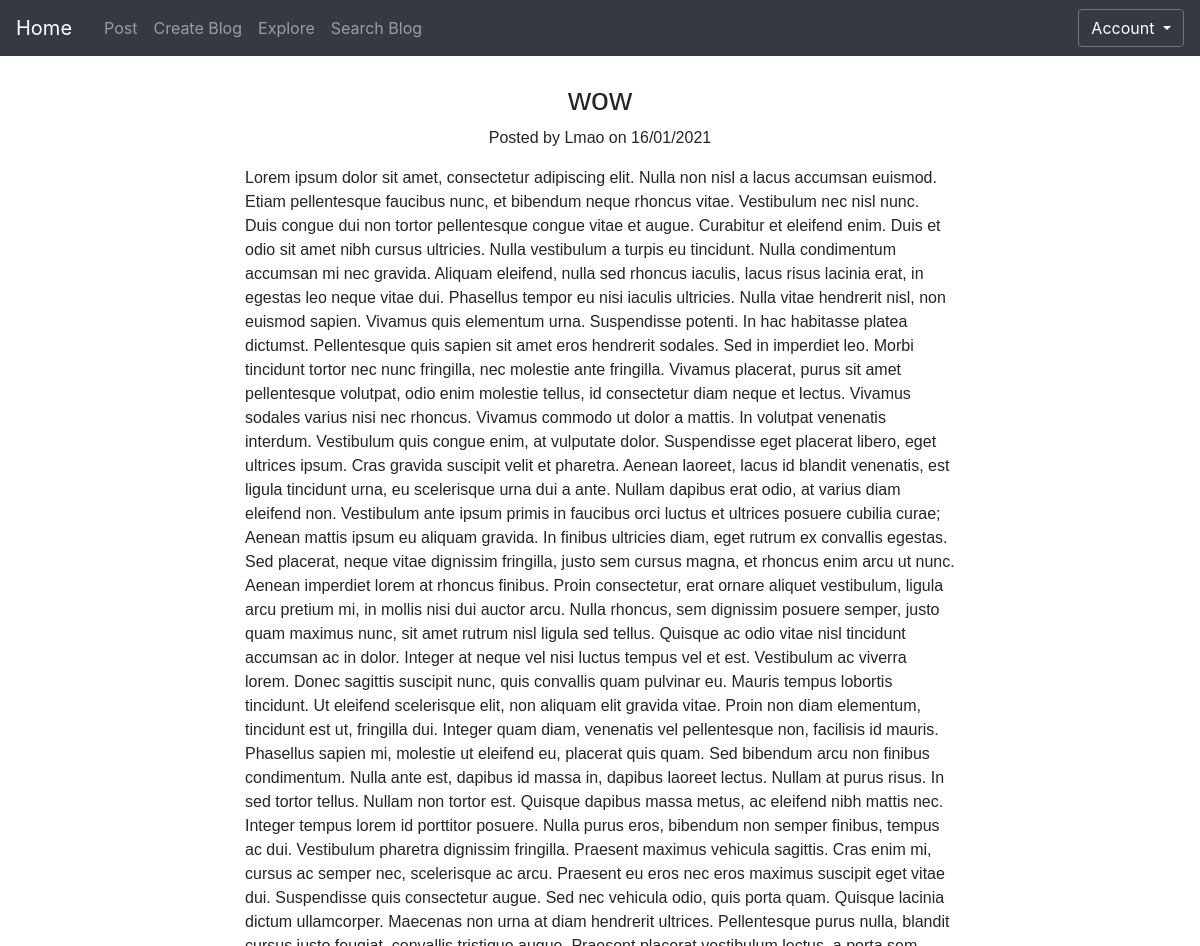
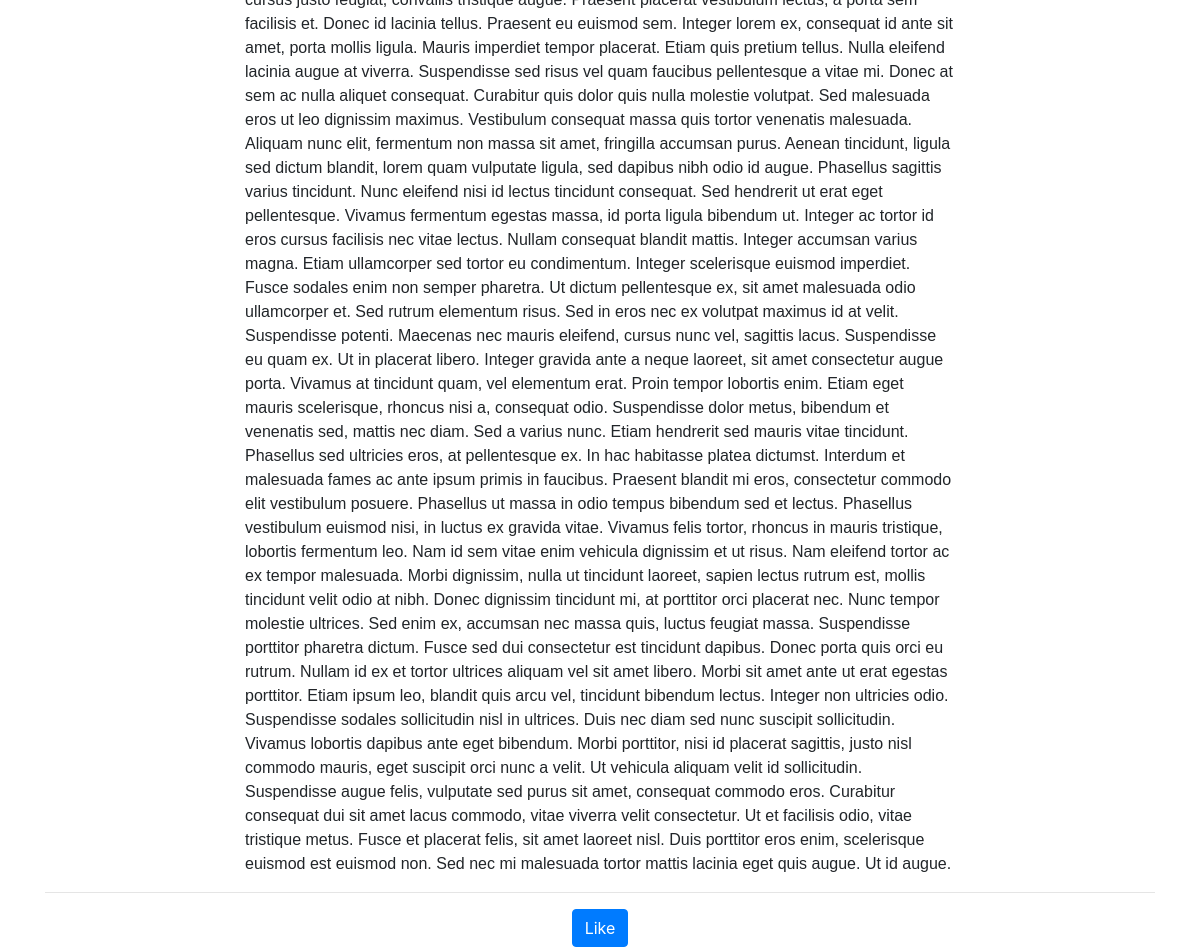
Before: /post/1 (signed in) with the older database file (2 pictures, top to bottom).
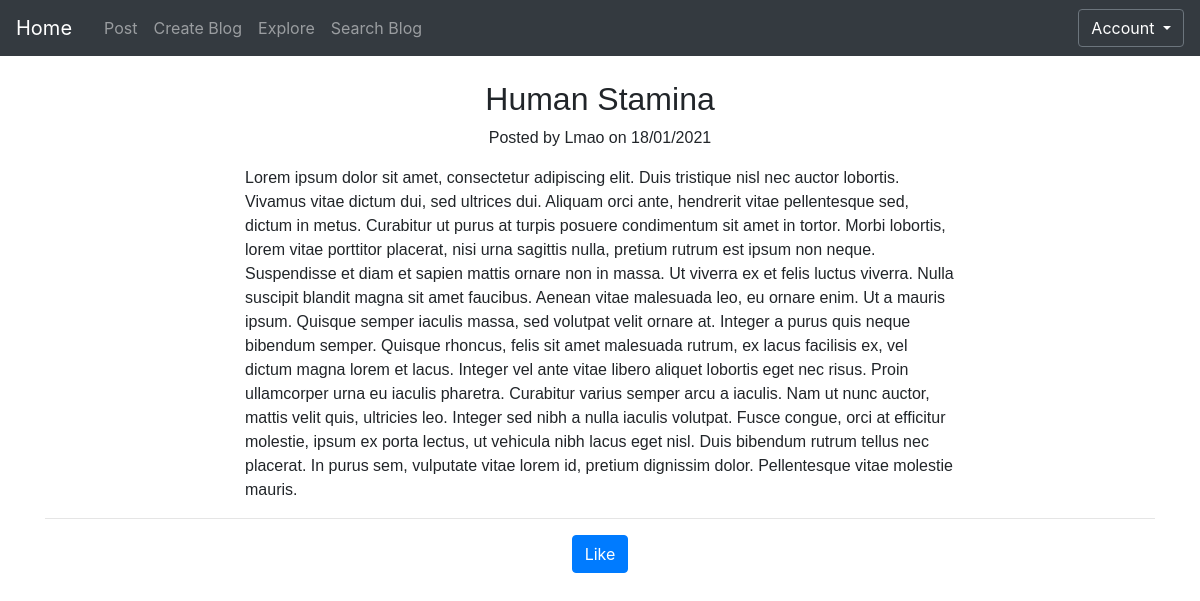
After: the same page with the newer database file.
### app/models.py (models this page shows)
class Posts(db.Model):
    id = db.Column(db.Integer, primary_key=True)
    date = db.Column(db.DateTime)
    title = db.Column(db.String(500))
    body= db.Column(db.String(2000))
    author = db.Column(db.String(20))
    image_name=db.Column(db.String(200))
    blog_id=db.Column(db.Integer,db.ForeignKey('blog.id'))

### app/views.py (the view)
@app.route('/post/<int:post_id>')
@login_required
def post(post_id):
	try:
		post = Posts.query.get_or_404(post_id)
		return render_template('post_page.html', post=post)
	except :
		logger.error(current_user.username + " tried to access a non-existing post.")
		flash('This post does not exist.', 'danger')
		return redirect(url_for('home'))

### app/models.py (called while the page is built)
    def has_liked_post(self, posts):
        return self.liked_posts.filter_by(
          id=posts.id).first() is not None

### app/views.py (called while the page is built)
@login_manager.user_loader
def load_user(user_id):
	return User.query.get(int(user_id))

### app/templates/post_page.html (shortened to what this page needs)
{% extends "base.html" %}
{% block content %}
<br>
<div class="text-center post-head">
      <h2 class="post-title">
        {{ post.title }}
      </h2>
    <p class="post-meta">Posted by Lmao on {{ post.date.strftime('%d/%m/%Y') }}</p>
  </div>
  <article>
    <div class="container">
      <div class="row">
        <div class="col-lg-8 col-md-10 mx-auto">
          {{ post.body }}
        </div>
      </div>
  </article>
  <div class="text-center">
    <hr>
      {% if current_user.has_liked_post(post) %}
            <button class="btn btn-primary unlikeButton" post_id="{{  post.id }}">Unlike</button>
            {% else %}
            <button class="btn btn-primary likeButton" post_id="{{ post.id }}">Like</button>
            {% endif %}
            </div>
  </div>
{% endblock %}

### app/templates/base.html (shortened to what this page needs)
<!DOCTYPE html>
<html>
  <head>
    <link rel="stylesheet" href="https://stackpath.bootstrapcdn.com/bootstrap/4.2.1/css/bootstrap.min.css">
    <link rel= "stylesheet" type= "text/css" href= "{{ url_for('static',filename='mainpage.css') }}">
  </head>
  <body>
  </body>
  <nav class="navbar navbar-expand-sm navbar-dark bg-dark nav-cutom">
      <a class="navbar-brand mr-4" href="/home">Home</a>
    <ul class="navbar-nav nav-fill w-100">
    <div class="collapse navbar-collapse" id="navbarSupportedContent">
      <ul class="navbar-nav mr-auto nv">
        {% if current_user.is_authenticated %}
        <li class="nav-item"><a class="nav-link" href="/post_blog">Post<span class="sr-only">(current)</span></a></li>
        <li class="nav-item"><a class="nav-link" href="/create_blog">Create Blog<span class="sr-only">(current)</span></a></li>
        <li class="nav-item"><a class="nav-link" href="/general">Explore<span class="sr-only">(current)</span></a></li>
        <li class="nav-item"><a class="nav-link" href="/search">Search Blog<span class="sr-only">(current)</span></a></li>
        {% endif %}
      </ul>
      <div class="navbar-nav ml-auto nv">
        {% if current_user.is_authenticated %}
        <div class="dropdown text-center">
          <button class="btn btn-secondary dropdown-toggle" type="button" id="dropdownMenuButton" data-toggle="dropdown" aria-haspopup="true" aria-expanded="false">
            Account
          </button>
        </div>
        {% else %}
        <li class="nav-item"><a class="nav-link" href="/signup">Sign up<span class="sr-only">(current)</span></a></li>
        <li class="nav-item"><a class="nav-link" href="/login">Login<span class="sr-only">(current)</span></a></li>
        {% endif %}
      </div>
    </div>
  </ul>
  </nav>
<div class="container">
{% block content %}
{% endblock %}
</html>

### app/static/mainpage.css (style rules this page uses)
body > div > div.text-center.post-head > h2 { font-family:Verdana, sans-serif; }
body > div > div.text-center.post-head > p { font-family:Verdana, sans-serif; }
body > div > article > div > div > div { font-family:Verdana, sans-serif; }
#dropdownMenuButton { background-color: #343a40; }

Changed rows visible on the page:
changed Posts: title "wow" → "Human Stamina"; date "16/01/2021" → "18/01/2021"; body "…amet, consectetur adipiscing elit. Nulla non nisl a lacus accumsan euismod. Etiam pellentesque faucibus nunc, et bibendum neque rhoncus vitae. Vestibulum nec nisl nunc. Duis congue dui non tortor pellentesque congue vitae et augue. Curabitur et eleifend enim. Duis et odio sit amet nibh cursus ultricies. Nulla vestibulum a turpis eu tincidunt. Nulla condimentum accumsan mi nec gravida. Aliquam eleifend, nulla sed rhoncus iaculis, lacus risus lacinia erat, in egestas leo neque vitae dui. Phasellus tempor eu nisi iaculis ultricies. Nulla vitae hendrerit nisl, non euismod sapien. Vivamus quis elementum urna. Suspendisse potenti. In hac habitasse platea dictumst. Pellentesque quis sapien sit…" → "…amet, consectetur adipiscing elit. Duis tristique nisl nec auctor lobortis. Vivamus vitae dictum dui, sed ultrices dui. Aliquam orci ante, hendrerit vitae pellentesque sed, dictum in metus. Curabitur ut purus at turpis posuere condimentum sit amet in tortor. Morbi lobortis, lorem vitae porttitor placerat, nisi urna sagittis nulla, pretium rutrum est ipsum non neque. Suspendisse et diam et sapien mattis ornare non in massa. Ut viverra ex et felis luctus viverra. Nulla suscipit blandit magna sit amet faucibus. Aenean vitae malesuada leo, eu ornare enim. Ut a mauris ipsum. Quisque semper iaculis massa, sed volutpat velit ornare at. Integer a purus quis neque bibendum semper. Quisque rhoncus,…"
